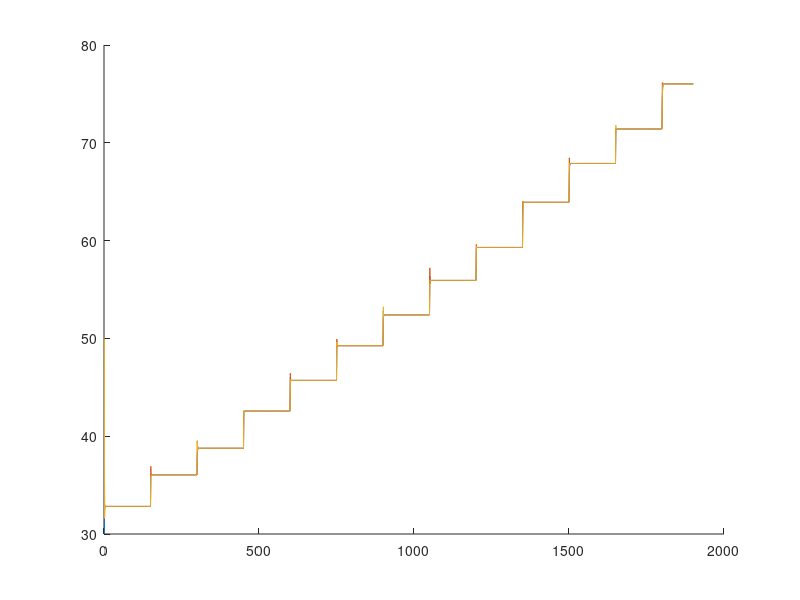

This figure's MATLAB source:
clear all;
close all;
clc;

num = 3;
dt = 0.01;
T = 20;
count = 0;
freq = 150;
LastMeas = ones(num,1);

turn = 3;

Q = [0.8  0.1  0.1;
     0.8 0.15 0.05;
     0.9 0.04 0.06];

xStor = zeros(num,(T-1)/dt);
temp = @(t) 0.5 * t;

x = [30; 
     40;
     50];

for i = 1:dt:T

    count = count + 1;

    xStor(:,count) = x;

    if mod(count, freq) == 0

        if turn == 1

            LastMeas(1) = 1;

            x(1) = x(1) + 5;

            for k = 1:num
                Q(k,2) = 1/LastMeas(2) + rand(1,1) * 0.3;
                Q(k,3) = 1/LastMeas(3) + rand(1,1) * 0.3;
                Q(k,1) = 1 - Q(k,2) - Q(k,3);
            end

        elseif turn == 2

            LastMeas(2) = 1;

            x(2) = x(2) + 5;

            for k = 1:num
                Q(k,1) = 1/LastMeas(1) + rand(1,1) * 0.3;
                Q(k,3) = 1/LastMeas(3) + rand(1,1) * 0.3;
                Q(k,2) = 1 - Q(k,1) - Q(k,3);
            end

        elseif turn == 3

            LastMeas(3) = 1;

            x(3) = x(3) + 5;

            for k = 1:num
                Q(k,2) = 1/LastMeas(2) + rand(1,1) * 0.3;
                Q(k,1) = 1/LastMeas(1) + rand(1,1) * 0.3;
                Q(k,3) = 1 - Q(k,2) - Q(k,1);
            end

        end

        turn = turn + 1;

        if turn == 4

            turn = 1;

        end

    end

    x = Q * x;

    disp(Q);

    LastMeas = LastMeas + 1;

end

figure 
hold on 
for k = 1:num

    plot(xStor(k,:));

end
